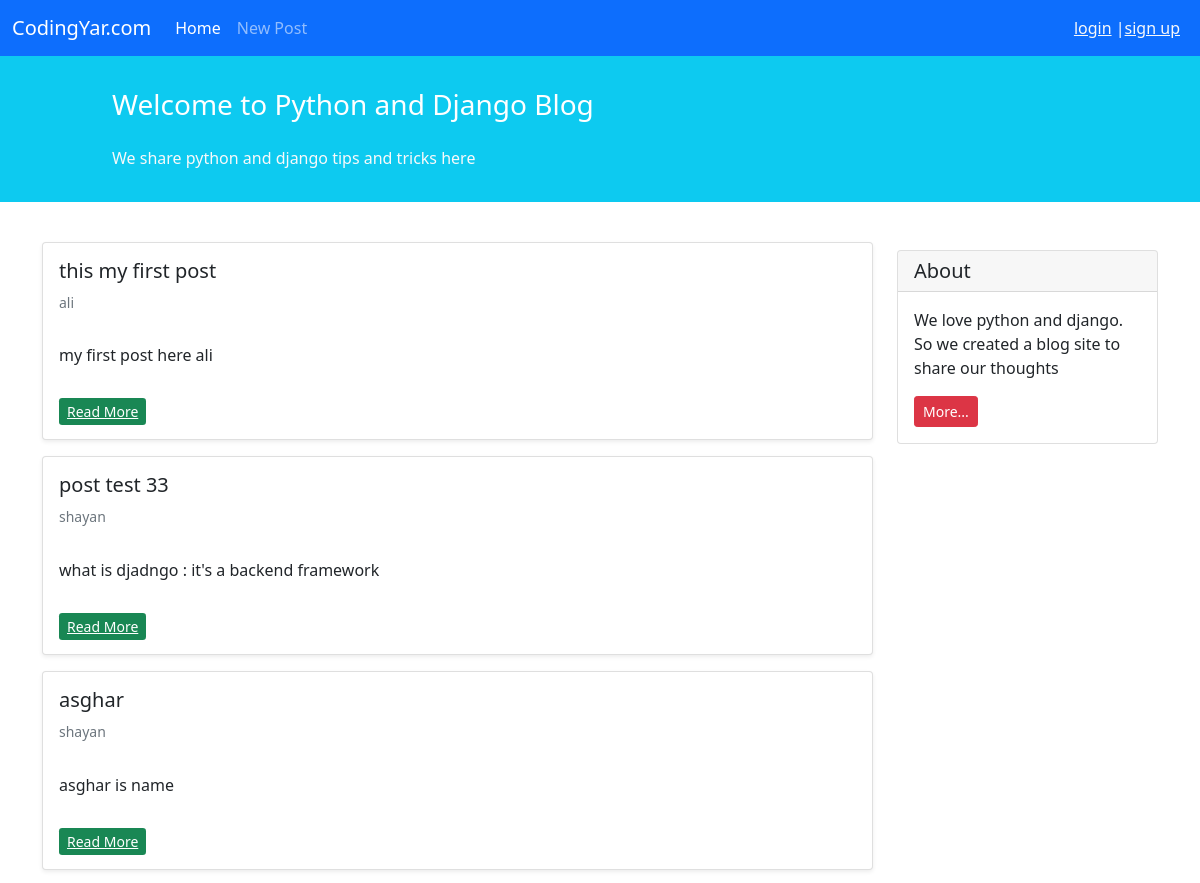
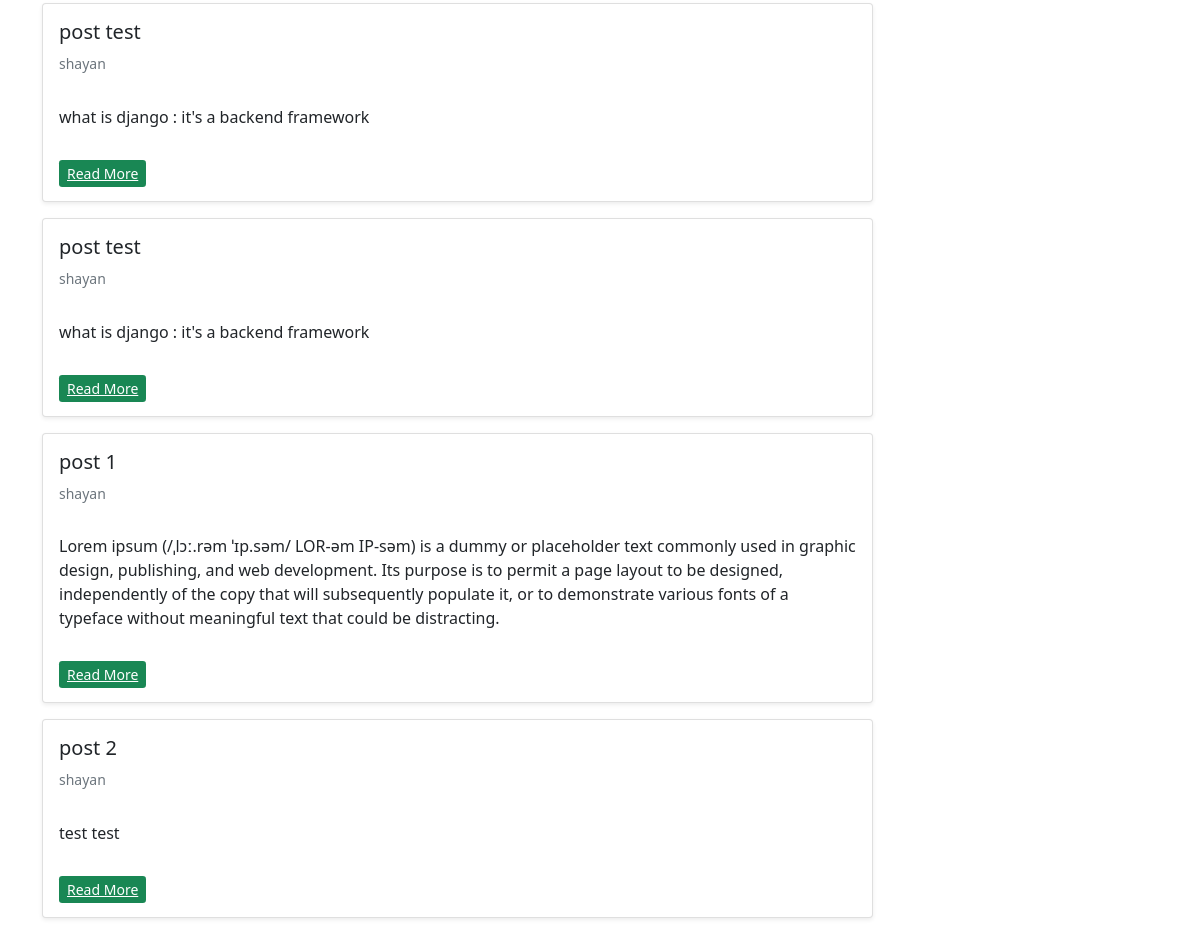
Screenshot of /blog/ with the database file from the repository (2 pictures, top to bottom).
### blog/models.py (models this page shows, shortened)
class Post(models.Model):
    STATUS_CHOICES=(
    ('pub','published'),
    ('drf','draft'),
    )
    title = models.CharField(max_length=100)
    text = models.TextField()
    author = models.ForeignKey('auth.User', on_delete=models.CASCADE)
    datetime_created = models.DateTimeField(auto_now_add=True)
    datetime_modified= models.DateTimeField(auto_now=True)
    status = models.CharField(choices=STATUS_CHOICES, default='draft', max_length=10)

### blog/views.py (the view)
# urls.py: path('',views.PostListView.as_view(), name='post_list'),
class PostListView(generic.ListView):
    template_name = 'blog/posts_list_view.html'
    context_object_name = 'posts_list'
    def get_queryset(self):
        return Post.objects.filter(status = 'pub').order_by('-datetime_modified')

### blog/templatetags/nav_active.py (called while the page is built)
@register.simple_tag(takes_context=True)
def active(context, url_name):
    try:
        if context["request"].resolver_match.url_name == url_name:
            return "active"
    except Exception:
        return ""
    return ""

### blog/templates/blog/posts_list_view.html (shortened to what this page needs)
{% extends '_base.html' %}
{% block content %}
    <div class="container mt-4">
        <div class="row">
            <div class="col-9">
                {% for post in posts_list %}
                    <div class="card shadow-sm my-3">
                        <div class="card-body">
                            <h5 class="card-title">{{ post.title }}</h5>
                            <h6 class="card-subtitle mb-2 text-muted small py-2">{{ post.author }}</h6>
                            <p class="card-text py-3">
                                {{ post.text }}
                            </p>
                            <a href="{% url 'post_detail' post.id %}" class=" btn-sm btn-success">Read More</a>
                        </div>
                    </div>
                {% endfor %}
            </div>
            <div class="col-3">
                <div class="card my-4">
                    <h5 class="card-header">About</h5>
                    <div class="card-body">
                        <p class="card-text">We love python and django. So we created a blog site to share our
                            thoughts</p>
                        <a href="#"
                           class="btn btn-sm btn-danger">
                            More...
                        </a>
                    </div>
                </div>
            </div>
        </div>
    </div>
{% endblock content %}

### templates/_base.html (shortened to what this page needs)
{% load nav_active %}
<!doctype html>
<html lang="en">
<head>
    <link href="https://cdn.jsdelivr.net/npm/bootstrap@5.1.3/dist/css/bootstrap.min.css" rel="stylesheet"
>
</head>
<body>
<nav class="navbar navbar-expand-lg navbar-dark bg-primary">
    <div class="container-fluid">
        <a class="navbar-brand" href="#">CodingYar.com</a>
        <div class="collapse navbar-collapse" id="navbarNavAltMarkup">
            <div class="navbar-nav">
                <a class="nav-link {% active 'post_list' %}" href="{% url 'post_list' %}">Home</a>
                <a class="nav-link {% active 'post_create' %}" href="{% url 'post_create' %}">New Post</a>
            </div>
        </div>
        <div class="mx-2 text-white">
            {% if user.is_authenticated %}
                Welcome {{ user.username }} |
                <a class="text-light" href="#"
                   onclick="event.preventDefault(); document.getElementById('logout-form').submit();">
                    log out
                </a>
                <form id="logout-form" action="{% url 'logout' %}" method="post" style="display: none;">
                    {% csrf_token %}
                </form>
            {% else %}
                <a class="text-light" href="{% url 'login' %}">login</a> |<a class="text-light" href="{% url 'signup' %}">sign up</a>
            {% endif %}
        </div>
    </div>
</nav>
<div class="container-fluid bg-info">
    <div class="row py-3">
        <div class="col-md-8 col-md-10 mx-auto">
            <h3 class="my-4 mt-3 text-white">Welcome to Python and Django Blog</h3>
            <p class="text-light">We share python and django tips and tricks here</p>
        </div>
    </div>
</div>
{% block content %}{% endblock content %}
</body>
</html>

### rows the page displays
Post: title "this my first post", author "ali", text "my first post here ali"
Post: title "post test 33", author "shayan", text "what is djadngo : it's a backend framework"
Post: title "asghar", author "shayan", text "asghar is name"
Post: title "post test", author "shayan", text "what is django : it's a backend framework"
Post: title "post test", author "shayan", text "what is django : it's a backend framework"
Post: title "post 1", author "shayan", text "Lorem ipsum (/ˌlɔː.rəm ˈɪp.səm/ LOR-əm IP-səm) is a dummy or placeholder text commonly used in graphic design, publishing, and web development. Its purpose is to permit a page layout to be designed, independently of the copy that will subsequently populate it, or to demonstrate various fonts of a typeface without meaningful text that could be distracting."
Post: title "post 2", author "shayan", text "test test"
